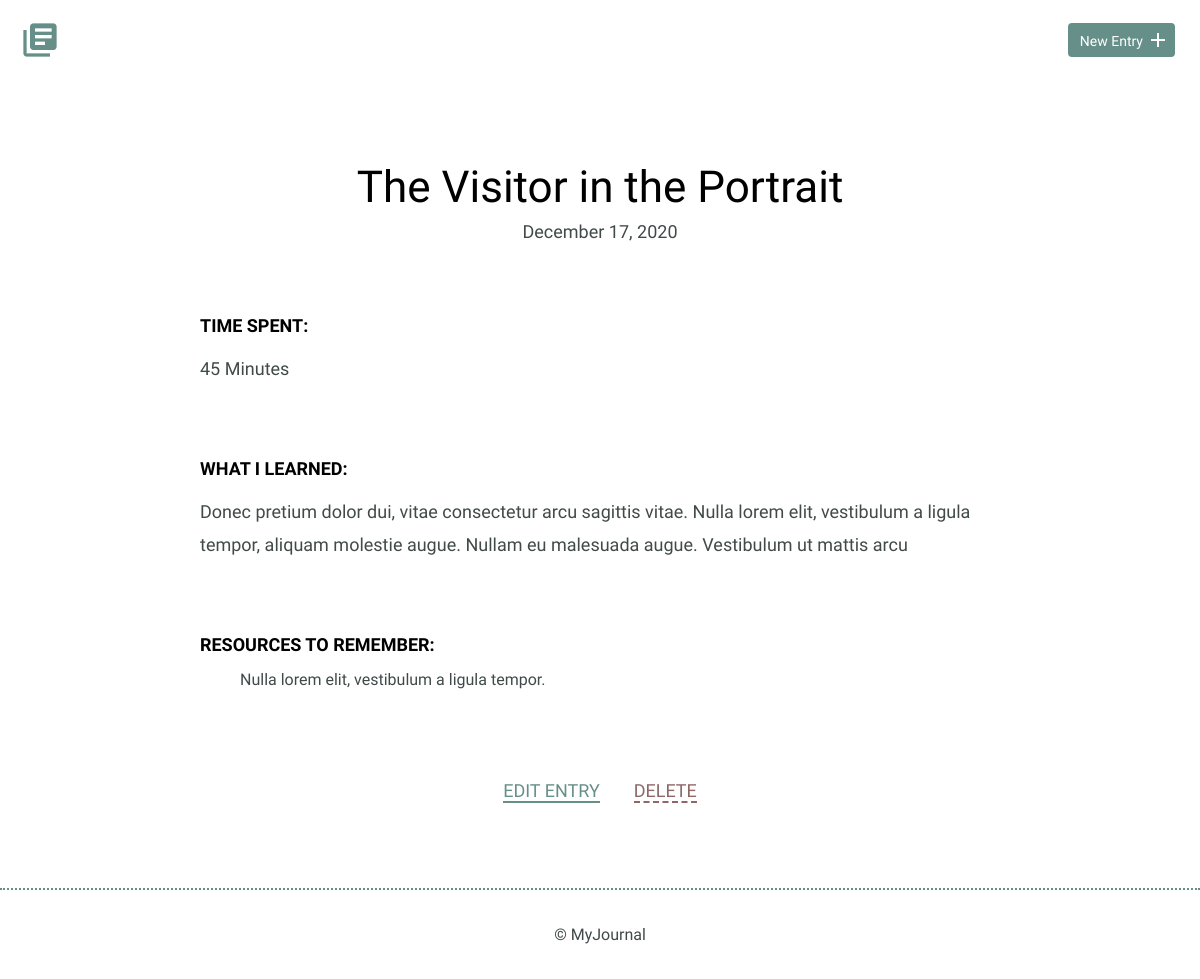
The app's page /detail.php?id=4 with its own data.
### tables this page shows
CREATE TABLE "entries" (
	`id`	INTEGER,
	`title`	TEXT,
	`date`	TEXT,
	`time_spent`	INTEGER,
	`learned`	BLOB,
	`resources`	BLOB,
	PRIMARY KEY(`id`)
);

### inc/functions.php (called while the page is built, shortened)
<?php
function get_entry_single($id)
{
    require 'database.php';
    $sql = 'SELECT title, date, time_spent, learned, resources
            From entries WHERE id = ?';
    try {
        $results = $db->prepare($sql);
        $results->bindValue(1, $id, PDO::PARAM_INT);
        $results->execute();
    } catch (Exception $e) {
        echo $e->getMessage();
        exit;
    }
    return $results->fetch();
}

### detail.php (the view, shortened to what this page needs)
<?php
$pageTitle = 'Journal Detail';
$id = filter_input(INPUT_GET, 'id', FILTER_SANITIZE_NUMBER_INT);
require 'inc/functions.php';
require 'inc/globals.php';
$entry = get_entry_single($id);
echo $htmlHeader;
?>
<div class="entry-list single">
    <article>
        <h1><?php echo $entry['title']; ?></h1>
        <time datetime="<?php echo $entry['date']; ?>"><?php echo date("F d, Y" ,strtotime($entry["date"])); ?></time>
        <div class="entry">
            <h3>Time Spent: </h3>
            <p><?php echo $entry['time_spent']; ?></p>
        </div>
        <div class="entry">
            <h3>What I Learned:</h3>
            <p><?php echo $entry['learned']; ?></p>
        </div>
        <div class="entry">
            <h3>Resources to Remember:</h3>
            <ul>
                <?php echo $entry['resources']; ?>
            </ul>
        </div>
    </article>
</div>
<div class="edit">
    <p><a href="edit.php?id=<?php echo $id; ?>">Edit Entry</a></p>
        <form class="delete" method="post" action="detail.php">
            <input type="submit" value="Delete">
        </form>
</div>
<?php
echo $htmlFooter;
?>

### css/site.css (style rules this page uses)
body { font-size: 16px; color: #404a49; font-family: 'Cousine', serif; font-weight: 400; }
h1, h2, h3 { margin: 0; font-weight: 400; line-height: 1em; color: #000; }
h1 { font-size: 44px; margin-bottom: 12px; }
h3 { font-size: 18px; font-family: 'Work Sans', serif; font-weight: 600; text-transform: uppercase; }
p { line-height: 1.8em; font-size: 18px; }
p a { border-bottom: 2px solid #678f89; padding: 0; color: #678f89; text-decoration: none; }
.entry-list, .edit-entry, .new-entry { max-width: 800px; margin: 0 auto; padding: 70px 0 150px 0; }
.entry-list article { margin-bottom: 70px; text-align: center; }
.entry-list article:last-child { margin-bottom: 0; }
.entry-list.single { padding-bottom: 70px; }
.entry-list.single time { font-size: 18px; }
.entry { max-width: 800px; margin: 75px auto 0 auto; text-align: left; }
.entry p { margin-bottom: 40px; }
.edit { padding-bottom: 80px; text-align: center; margin: 0 auto; }
.edit p { display: inline-block; margin: 0 15px; }
.edit a { font-weight: 400; text-transform: uppercase; font-size: 18px; }
input[type=submit] { margin-right: 5px; }
form.delete { display: inline-block; }
.delete input[type=submit] { display: inline-block; font-size: 18px; background-color: transparent; border: none; border-bottom: 2px dashed #8f6767; padding: 0; color: #8f6767; font-weight: 400; text-transform: uppercase; margin: 0 15px; }

### records on screen
entries: title "The Visitor in the Portrait", date "December 17, 2020", time_spent "45 Minutes", learned "Donec pretium dolor dui, vitae consectetur arcu sagittis vitae. Nulla lorem elit, vestibulum a ligula tempor, aliquam molestie augue. Nullam eu malesuada augue. Vestibulum ut mattis arcu", resources "Nulla lorem elit, vestibulum a ligula tempor."
